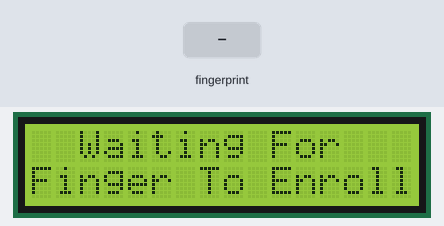
The sketch below on a simulated Arduino Uno, built with avr-gcc and run on an emulated ATmega328P. Shown: 16×2 character LCD. The inputs (shaded band) are chosen by the test bench. What the sketch prints to the serial monitor is not drawn. At 9.4 s the program stops and its outputs stay as they are.

Above: at 2.0 s.
2.1 s: finger stored as number 1 placed on the sensor
At 3.7 s:
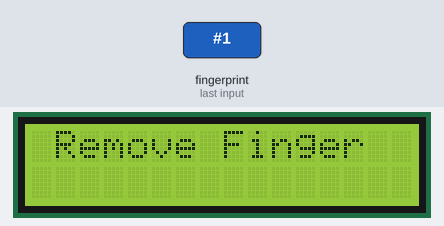
At 4.9 s:
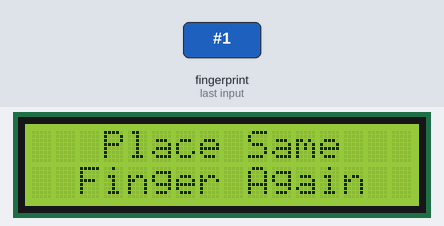
5.1 s: finger stored as number 1 placed on the sensor
At 5.9 s:
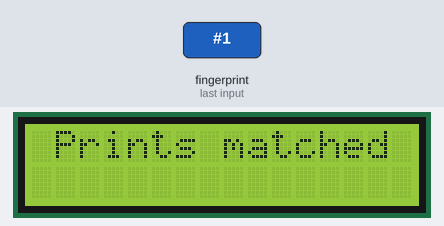
Timing chart, 0 to 8.1 s (numbered marks = the images above; inputs shaded):
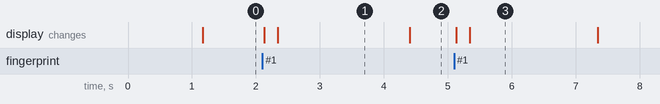

The sketch:

Regjistrimi.ino
```cpp
#include <Adafruit_Fingerprint.h>
#include <SoftwareSerial.h>
#include <LiquidCrystal.h>
SoftwareSerial mySerial(3, 2);

const int rs = 12, en = 11, d4 = 10, d5 = 9, d6 = 8, d7 = 7;
LiquidCrystal lcd(rs, en, d4, d5, d6, d7);

Adafruit_Fingerprint finger = Adafruit_Fingerprint(&mySerial);

uint8_t id;
bool rei;

void setup()
{
  Serial.begin(9600);
  lcd.begin(16,2);
  while (!Serial);  // For Yun/Leo/Micro/Zero/...
  delay(100);
  //Serial.println("\n\nAdafruit Fingerprint sensor enrollment");

  // set the data rate for the sensor serial port
  finger.begin(57600);

  if (finger.verifyPassword())
  {
    //delay(5000);
    //lcd.print("Found fingerprint sensor!");
  }
  else
  {
    lcd.setCursor(2, 0);
    lcd.print("Did Not Find ");
    lcd.setCursor(5, 1);
    lcd.print("Sensor ");
    while (1) { delay(1); }
  }

  // Try to get the templates for fingers 1 through 10
  for (int finger = 1; finger < 127; finger++)
  {
    downloadFingerprintTemplate(finger);

    //if (rei == true)
    //{
      //Serial.println("");
      //break;
    //}
  }
}

uint8_t readnumber(void)
{
  uint8_t num = 0;

  while (num == 0)
  {
    while (! Serial.available());
    num = Serial.parseInt();
  }
  return num;
}


uint8_t downloadFingerprintTemplate(uint16_t id)
{
  //Serial.println("------------------------------------");
  //Serial.print("Attempting to load #"); Serial.println(id);
  uint8_t p = finger.loadModel(id);

  switch (p)
  {
    case FINGERPRINT_OK:
      //Serial.print("Template "); Serial.print(id); Serial.println(" loaded");
      break;

    case FINGERPRINT_PACKETRECIEVEERR:
      lcd.print("Communication error");
      return p;

    default:
      //lcd.print("Enrolling ID #");
      //lcd.print(id);
      rei = true ;

      while (!  getFingerprintEnroll(id) );
      return rei;
  }
}

void loop()
{
}

uint8_t getFingerprintEnroll(uint16_t id)
{
  int p = -1;
  lcd.clear();
  lcd.setCursor(2, 0);
  lcd.print("Waiting For ");
  lcd.setCursor(0, 1);
  lcd.print("Finger To Enroll...");
  //Serial.print("Waiting for finger to enroll..."); Serial.println(id);

  while (p != FINGERPRINT_OK)
  {
    p = finger.getImage();
    switch (p)
    {
    case FINGERPRINT_OK:
      lcd.clear();
      lcd.setCursor(2, 0);
      lcd.print("Image Taken");
      break;

    case FINGERPRINT_NOFINGER:
      //Serial.println(".");
      break;

    case FINGERPRINT_PACKETRECIEVEERR:
      lcd.clear();
      lcd.setCursor(4, 0);
      lcd.print("Error");
      //Serial.println("Communication error");
      break;

    case FINGERPRINT_IMAGEFAIL:
      lcd.clear();
      lcd.setCursor(4, 0);
      lcd.print("Error");
      //Serial.println("Imaging error");
      break;

    default:
      lcd.clear();
      lcd.setCursor(4, 0);
      lcd.print("Error");
      //Serial.println("Unknown error");
      break;
    }
  }

  // OK success!
  p = finger.image2Tz(1);
  switch (p)
  {
    case FINGERPRINT_OK:
      lcd.clear();
      lcd.setCursor(0, 0);
      lcd.print("Image Converted");
      //Serial.println("Image converted");
      break;

    case FINGERPRINT_IMAGEMESS:
      lcd.clear();
      lcd.setCursor(4, 0);
      lcd.print("Error");
      //Serial.println("Image too messy");
      return p;

    case FINGERPRINT_PACKETRECIEVEERR:
      lcd.clear();
      lcd.setCursor(4, 0);
      lcd.print("Error");
      //Serial.println("Communication error");
      return p;

    case FINGERPRINT_FEATUREFAIL:
      lcd.clear();
      lcd.setCursor(4, 0);
      lcd.print("Error");
      //Serial.println("Could not find fingerprint features");
      return p;

    case FINGERPRINT_INVALIDIMAGE:
      lcd.clear();
      lcd.setCursor(4, 0);
      lcd.print("Error");
      //Serial.println("Could not find fingerprint features");
      return p;

    default:
      lcd.clear();
      lcd.setCursor(4, 0);
      lcd.print("Error");
      //Serial.println("Unknown error");
      return p;
  }

  lcd.clear();
  lcd.setCursor(1, 0);
  lcd.print("Remove Finger");
  //Serial.println("Remove finger");
  delay(2000);

  p = 0;
  while (p != FINGERPRINT_NOFINGER)
  {
    p = finger.getImage();
  }
  Serial.print("ID : "); Serial.println(id);
  p = -1;
  lcd.clear();
  lcd.setCursor(3, 0);
  lcd.print("Place Same");
  lcd.setCursor(2, 1);
  lcd.print("Finger Again");
  //Serial.println("Place same finger again");

  while (p != FINGERPRINT_OK)
  {
    p = finger.getImage();
    switch (p)
    {
    case FINGERPRINT_OK:
      //Serial.println("Image taken");
      lcd.clear();
      lcd.setCursor(2, 0);
      lcd.print("Image Taken");
      break;

    case FINGERPRINT_NOFINGER:
      //Serial.print(".");
      break;

    case FINGERPRINT_PACKETRECIEVEERR:
      //Serial.println("Communication error");
      lcd.clear();
      lcd.setCursor(4, 0);
      lcd.print("Error");
      break;

    case FINGERPRINT_IMAGEFAIL:
      //Serial.println("Imaging error");
      lcd.clear();
      lcd.setCursor(4, 0);
      lcd.print("Error");
      break;

    default:
      //Serial.println("Unknown error");
      lcd.clear();
      lcd.setCursor(4, 0);
      lcd.print("Error");
      break;
    }
  }

  // OK success!
  p = finger.image2Tz(2);
  switch (p)
  {
    case FINGERPRINT_OK:
      //Serial.println("Image converted");
      lcd.clear();
      lcd.setCursor(0, 0);
      lcd.print("Image Converted");
      break;

    case FINGERPRINT_IMAGEMESS:
      //Serial.println("Image too messy");
      lcd.clear();
      lcd.setCursor(4, 0);
      lcd.print("Error");
      return p;

    case FINGERPRINT_PACKETRECIEVEERR:
      //Serial.println("Communication error");
      lcd.clear();
      lcd.setCursor(4, 0);
      lcd.print("Error");
      return p;

    case FINGERPRINT_FEATUREFAIL:
      //Serial.println("Could not find fingerprint features");
      lcd.clear();
      lcd.setCursor(4, 0);
      lcd.print("Error");
      return p;

    case FINGERPRINT_INVALIDIMAGE:
      //Serial.println("Could not find fingerprint features");
      lcd.clear();
      lcd.setCursor(4, 0);
      lcd.print("Error");
      return p;

    default:
      //Serial.println("Unknown error");
      lcd.clear();
      lcd.setCursor(4, 0);
      lcd.print("Error");
      return p;
  }

  // OK converted!
  Serial.print("Creating model for #");  Serial.println(id);

  p = finger.createModel();

  if (p == FINGERPRINT_OK)
  {
    Serial.println("Prints matched!");
    lcd.clear();
    lcd.setCursor(1, 0);
    lcd.print("Prints matched");
    delay(2000);
  }
  else if (p == FINGERPRINT_PACKETRECIEVEERR)
  {
    //Serial.println("Communication error");
    lcd.clear();
    lcd.setCursor(4, 0);
    lcd.print("Error");
    return p;
  }
  else if (p == FINGERPRINT_ENROLLMISMATCH)
  {
    Serial.println("Fingerprints did not match");
    lcd.clear();
    lcd.setCursor(1, 0);
    lcd.print("Fingerprints");
    lcd.setCursor(2,1);
    lcd.print("Did Not Match");
    delay(2000);
    return p;
  }
  else
  {
    //Serial.println("Unknown error");
    lcd.clear();
    lcd.setCursor(4, 0);
    lcd.print("Error");
    return p;
  }

  Serial.print("ID : "); Serial.println(id);
  lcd.clear();
  lcd.setCursor(5, 0);
  lcd.print("ID : "); lcd.print(id);
  delay(2000);
  p = finger.storeModel(id);

  if (p == FINGERPRINT_OK)
  {
    Serial.println("Stored!");
    lcd.clear();
    lcd.setCursor(5, 0);
    lcd.print("Stored");
    for(;;);
  }
  else if (p == FINGERPRINT_PACKETRECIEVEERR)
  {
    //Serial.println("Communication error");
    lcd.clear();
    lcd.setCursor(4, 0);
    lcd.print("Error");
    return p;
  }
  else if (p == FINGERPRINT_BADLOCATION)
  {
    //Serial.println("Could not store in that location");
    lcd.clear();
    lcd.setCursor(4, 0);
    lcd.print("Error");
    return p;
  }
  else if (p == FINGERPRINT_FLASHERR)
  {
    //Serial.println("Error writing to flash");
    lcd.clear();
    lcd.setCursor(4, 0);
    lcd.print("Error");
    return p;
  }
  else
  {
    //Serial.println("Unknown error");
    lcd.clear();
    lcd.setCursor(4, 0);
    lcd.print("Error");
    return p;
  }
}
```

Measured:
- after the input at 2.1 s, the display: first changes at once (image 1 shows a later state)
- after the input at 5.1 s, the display: first changes at once (image 3 shows a later state)
- what the display in image 1 shows lasts 2.1 s, from 2.3 s to 4.4 s
- what the display in image 3 shows lasts 2.0 s, from 5.3 s to 7.3 s
